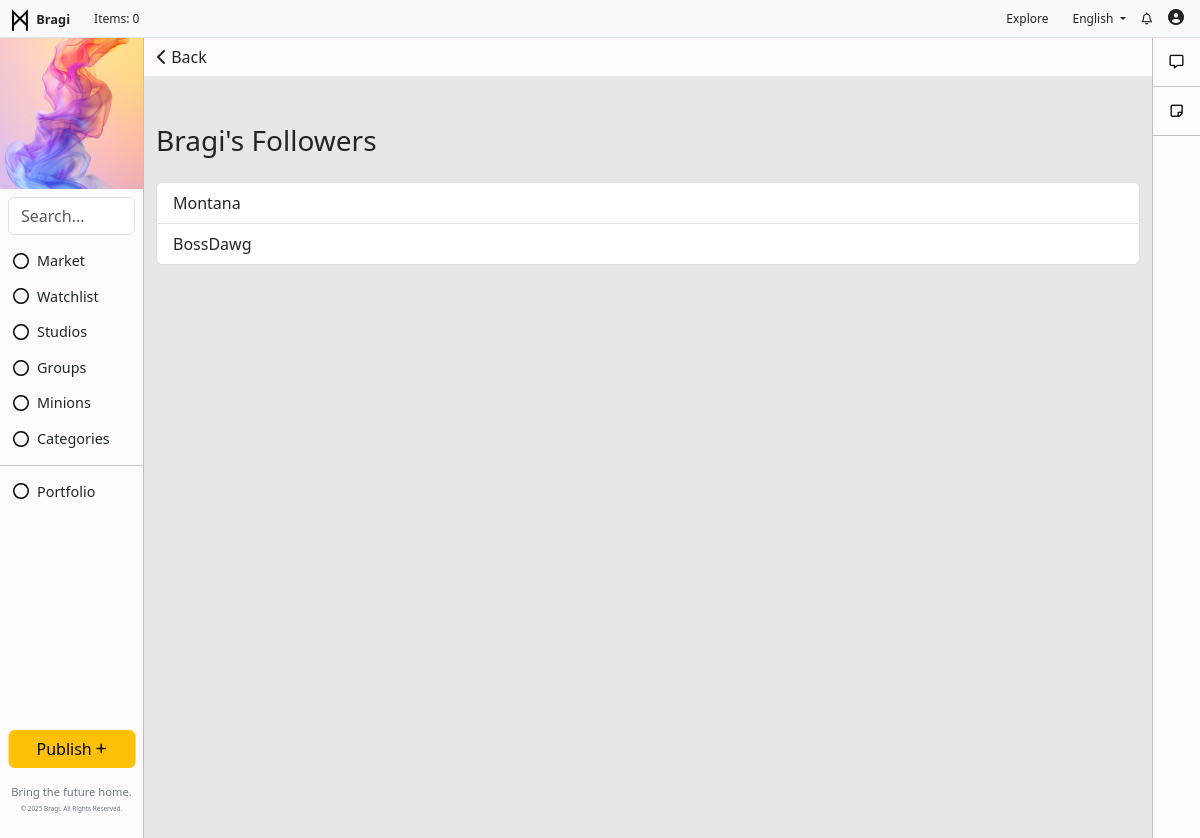
Screenshot of /followers/followers/Bragi/ with the database file from the repository.
### toolbar/models.py (models this page shows, shortened)
class ToolbarAd(models.Model):  # Separate model for the toolbar's external image
    name = models.CharField(max_length=100, blank=True, null=True)
    alt_text = models.CharField(max_length=200, blank=True, null=True)  # Alt text for the image
    image = models.ImageField(upload_to='toolbar_images/', blank=True, null=True)  # Image upload field
    url = models.URLField(max_length=200, blank=True, null=True)  # Use URLField for link
    visible = models.BooleanField(default=True)

class ToolbarItem(models.Model):
    icon = models.FileField(upload_to='toolbar_images/', blank=True, null=True)  # Image upload field
    name = models.CharField(max_length=100)
    url = models.CharField(max_length=200, blank=True, null=True)
    order = models.IntegerField(default=0)
    visible = models.BooleanField(default=True)
    class Meta:
        ordering = ['order']

class UsersItem(models.Model):
    name = models.CharField(max_length=255)
    icon = models.FileField(upload_to='toolbar_images/', blank=True, null=True)  # Image upload field
    description = models.TextField(blank=True, null=True)
    visible = models.BooleanField(default=True)

### followers/models.py (models this page shows, shortened)
class Follow(models.Model):
    follower = models.ForeignKey(
        settings.AUTH_USER_MODEL,
        related_name='following',
        on_delete=models.CASCADE
    )
    followed = models.ForeignKey(
        settings.AUTH_USER_MODEL,
        related_name='followers',
        on_delete=models.CASCADE
    )
    created_at = models.DateTimeField(auto_now_add=True)
    class Meta:
        unique_together = ('follower', 'followed')  # Ensure a user can't follow the same user multiple times

### followers/views.py (the view)
# urls.py: path('followers/<str:username>/', views.followers_list, name='followers_list'),
def followers_list(request, username):
    user = get_object_or_404(User, username=username)
    followers = Follow.objects.filter(followed=user).select_related('follower')
    return render(request, 'followers/followers_list.html', {
        'user': user,
        'followers': followers,
    })

### backend/context_processors.py (called while the page is built)
def published_posts_count(request):
    count = Post.objects.filter(status='published').count()
    return {'published_posts_count': count}

def toolbar_items(request):
    return {
        'toolbar_items': ToolbarItem.objects.filter(visible=True),
        'toolbar_ad': ToolbarAd.objects.filter(visible=True).first(),
        'toolbar_user_items': UsersItem.objects.filter(visible=True),  # Plural name for consistency
    }

### followers/templates/followers/followers_list.html
{% extends "base.html" %}
{% block content %}
<div class="text-left" style="position: sticky; top: 0; margin: 0; padding: 0; background-color: #FFFBFF; ">
    <button onclick="window.history.back();" class="btn">
        <i class="fa-solid fa-chevron-left"></i> Back
    </button>
</div>
<div class="container mt-5">
    <h3 class="mb-4">{{ user.username }}'s Followers</h3>
    {% if followers %}
        <div class="list-group">
            {% for follow in followers %}
                <a href="{% url 'public_profile' username=follow.follower.username %}" class="list-group-item list-group-item-action">
                    {{ follow.follower.username }}
                </a>
            {% endfor %}
        </div>
    {% else %}
        <div class="alert alert-info">
            {{ user.username }} has no followers yet.
        </div>
    {% endif %}
</div>
{% endblock %}

### templates/base.html (shortened to what this page needs)
{% load static %}
<!DOCTYPE html>
<html lang="en">
<head>
    <link href="https://cdn.jsdelivr.net/npm/bootstrap@5.3.0-alpha1/dist/css/bootstrap.min.css" rel="stylesheet">
    <link rel="stylesheet" href="https://cdnjs.cloudflare.com/ajax/libs/font-awesome/6.0.0-beta3/css/all.min.css">
    <link rel="stylesheet" href="{% static 'css/styles.css' %}">
</head>
<body>
    {% if user.is_authenticated %}
    <div class="container-fluid">
        <div class="row fixed-top px-2 py-0 bg-light border-bottom" style="height: 38px; z-index: 1000;">
            <div class="col-auto d-flex align-items-center">
                <a href="/" class="text-decoration-none">
                    <img src="{% static 'img/logo.svg' %}" alt="Icon" style="width: 24px; height: 24px; color: #000000;">
                    <span class="fw-semibold text-dark m-0" style="font-size: .8rem;">Bragi</span>
                </a>
            </div>
            <div class="col d-flex align-items-center">
                <ul class="navbar-nav d-flex flex-row m-0" style="font-size: 0.75rem;">
                    <li class="nav-item">
                        <p class="m-0">Items: {{ published_posts_count }}</p>
                    </li>
                </ul>
            </div>
            <div class="col d-flex justify-content-end align-items-center" style="height: 38px;">
                <ul class="navbar-nav d-flex flex-row m-0 align-items-center">
                    <li class="nav-item mx-2">
                        <a href="/" class="nav-link btn btn-warning py-1 px-2" style="font-size: 0.75rem;">Explore</a>
                    </li>
                    <li class="nav-item dropdown mx-2">
                        <a class="nav-link dropdown-toggle" id="dropdownMenuLink" role="button" data-bs-toggle="dropdown" aria-expanded="false" style="font-size: 0.75rem;">
                            English
                        </a>
                    </li>
                    <li class="nav-item mx-2">
                        <a href="{% url 'notifications_list' %}" class="nav-link text-decoration-none" style="color: inherit; text-decoration: none; font-size: 0.75rem;">
                            <i class="fa-regular fa-bell"></i>
                        </a>
                    </li>
                    <li class="nav-item dropdown" style="margin-left: 8px;">
                        <a href="#" class="nav-link" id="dropdownUser2" role="button" data-bs-toggle="dropdown" aria-expanded="false" style="padding: 3px 0;">
                            {% if request.user.is_authenticated and request.user.userprofile.profile_picture %}
                                <img src="{{ request.user.userprofile.profile_picture.url }}" alt="Profile Picture" class="rounded-circle" style="width: 24px; height: auto; object-fit: cover;">
                            {% else %}
                                <i class="fas fa-user-circle" style="width: 24px; height: 24px; object-fit: cover;"></i>
                            {% endif %}
                        </a>
                    </li>
                </ul>
            </div>
        </div>
            <div class="row" style="margin-top: 38px; position: relative; display: flex; height: 100vh;">
                <div class="col-auto" style="position: fixed; top: 38px; left: 0; bottom: 0; width: 144px; background-color: #FFFBFF; border-right: 1px solid #C2BFC2; margin: 0; padding: 0;">
                    {% if toolbar_ad %}
                    <div  style="display: flex; justify-content: center; align-items: center; overflow: hidden;">
                        {% if toolbar_ad.image %}
                            <a href="{{ toolbar_ad.url }}" target="_blank">
                                <img src="{{ toolbar_ad.image.url }}" alt="{{ toolbar_ad.alt_text }}">
                            </a>
                        {% else %}
                            <p>No toolbar image available.</p>
                        {% endif %}
                    </div>
                    {% else %}
                        <p>No toolbar ad found.</p>
                    {% endif %}
                    <form class="search-form m-2" method="get" action="{% url 'post_list' %}">
                        <input class="form-control" type="search" name="q" placeholder="Search..." aria-label="Search" value="{{ query|default:'' }}">
                    </form>
                    <ul class="list-unstyled">
                        <li class="nav-item">
                            <ul class="list-unstyled">
                                {% for item in toolbar_items %}
                                    {% if item.visible %}
                                        <li class="nav-item">
                                            <a href="{{ item.url }}" class="btn btn-toggle align-items-center" style="display: flex; align-items: center;">
                                                {% if item.icon %}
                                                <img src="{{ item.icon.url }}" alt="{{ item.name }} icon" class="icon-class" style="width: 16px; height: 16px; margin-right: 8px;">
                                                {% endif %}
                                                <span class="" style="font-size: .9rem;">{{ item.name }}</span>
                                            </a>
                                        </li>
                                    {% endif %}
                                {% endfor %}
                            </ul>
                        </li>
                        <li><hr class="my-2"></li>
                        <li class="nav-item">
                            <ul class="list-unstyled">
                                {% for toolbar_user_item in toolbar_user_items %}
                                    <li class="nav-item" style="text-decoration: none;">
                                        <a class="btn btn-toggle align-items-center" style="text-decoration: none; display: flex; align-items: center;" type="button" data-bs-toggle="collapse" data-bs-target="#collapse-{{ toolbar_user_item.id }}" aria-expanded="false" aria-controls="collapse-{{ toolbar_user_item.id }}">
                                            {% if toolbar_user_item.icon %}
                                                <img src="{{ toolbar_user_item.icon.url }}" alt="{{ toolbar_user_item.name }} icon" class="icon-class" style="width: 16px; height: 16px; margin-right: 8px;">
                                            {% endif %}
                                            <span class="" style="font-size: .9rem;">{{ toolbar_user_item.name }}</span>
                                        </a>
                                    </li>
                                {% endfor %}
                            </ul>
                        </li>
                    </ul>
                    <ul class="navbar-nav position-absolute bottom-0 start-50 translate-middle-x w-100 p-2">
                        <li class="nav-item mb-3">
                            <a href="{% url 'post_create' %}" class="btn btn-warning w-100">Publish <i class="fas fa-plus fa-xs"></i></a>
                        </li>
                        <li class="nav-item">
                            <p class="mb-0 text-center" style="font-size: 0.7rem; line-height: 1.5; color: #6c757d;">
                                Bring the future home.
                            </p>
                            <p class="text-center mt-1" style="color: #6c757d; font-size: 0.4rem;">
                                &copy; {% now "Y" %} Bragi. All Rights Reserved.
                            </p>
                        </li>
                    </ul>
                </div>
                <div class="col" style="padding: 0; margin-left: 144px; margin-right: 48px; background:rgb(231, 231, 231)">
                        {% block content %}{% endblock %}
                </div>
                <div class="col-auto" style="position: fixed; top: 38px; right: 0; bottom: 0; width: 48px; background-color: #FFFBFF; border-left: 1px solid #C2BFC2; margin: 0; padding: 0;">
                    <ul class="nav nav-flush flex-column text-center">
                        <li class="nav-item" style="border-bottom: 1px solid #C2BFC2; margin: 0; padding: 12px; ">
                            <a href="{% url 'communication_center' %}" style="color: #000000; margin: 0; padding: 0;" aria-current="page" title="Communication Center" data-bs-toggle="tooltip" data-bs-placement="right">
                                <i class="fa-regular fa-message fa-sm"></i>
                            </a>
                        </li>
                        <li class="nav-item" style="border-bottom: 1px solid #C2BFC2; margin: 0; padding: 12px; ">
                            <a href="{% url 'draft_posts' %}" style="color: #000000; margin: 0; padding: 0;" aria-current="page" title="Drafts" data-bs-toggle="tooltip" data-bs-placement="right">
                                <i class="fa-regular fa-note-sticky fa-sm"></i>
                            </a>
                        </li>
                    </ul>
                </div>
            </div>
    </div>
    {% endif %}
</body>
</html>

### static/css/styles.css (style rules this page uses)
.mb-3 { margin-bottom: 20px; }

### rows the page displays
ToolbarAd: image (picture)
ToolbarItem: icon (picture), name "Market"
ToolbarItem: icon (picture), name "Watchlist"
ToolbarItem: icon (picture), name "Studios"
ToolbarItem: icon (picture), name "Groups"
ToolbarItem: icon (picture), name "Minions"
ToolbarItem: icon (picture), name "Categories"
UsersItem: icon (picture), name "Portfolio"
Follow: follower.username "Montana"
Follow: follower.username "BossDawg"

### other values shown
{{ published_posts_count }} "0"
{{ user.username }} "Bragi"
